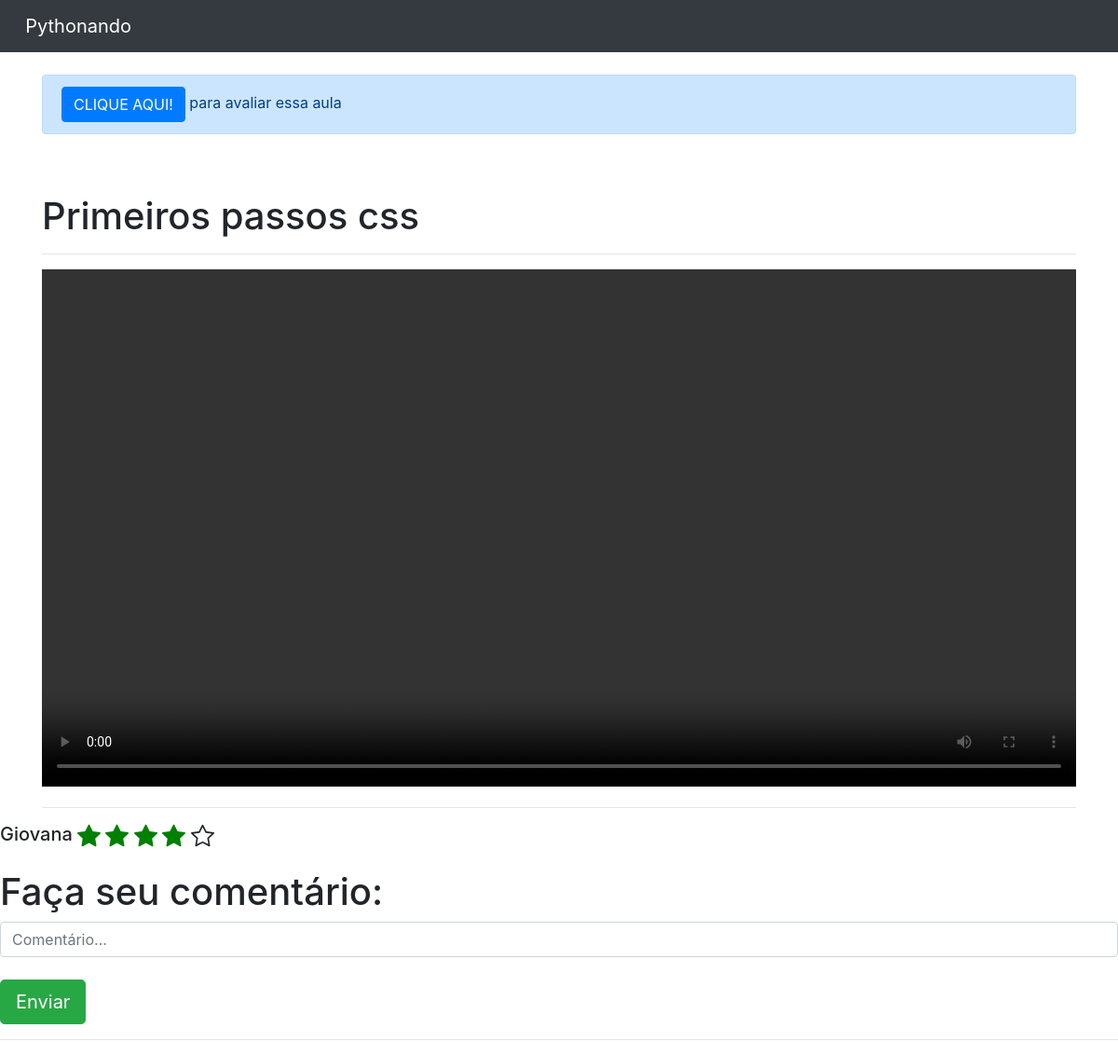
/home/aula/2 (signed in), run on the app's committed database.
### cursos/models.py (models this page shows, shortened)
class Aulas(models.Model):
    nome = models.CharField(max_length = 100)
    descricao = models.TextField()
    aula = models.FileField(upload_to = "aulas")
    curso = models.ForeignKey(Cursos, on_delete = models.DO_NOTHING)
    class Meta:
        verbose_name = "Aula"
        verbose_name_plural = "Aulas"

class NotasAulas(models.Model):
    choices = (
        ('p', 'Péssimo'),
        ('r', 'Ruim'),
        ('re', 'Regular'),
        ('b', 'bom'),
        ('o', 'Ótimo')
    )
    aula = models.ForeignKey(Aulas, on_delete=models.DO_NOTHING)
    nota = models.CharField(max_length=50, choices=choices)
    usuario = models.ForeignKey(Usuario, on_delete=models.DO_NOTHING)
    class Meta:
        verbose_name = "Notas aula"
        verbose_name_plural = "Notas Aulas"

### usuarios/models.py (models this page shows)
class Usuario(models.Model):
    nome = models.CharField(max_length = 50)
    email = models.EmailField()
    senha = models.CharField(max_length = 64)
    def __str__(self) -> str:
        return self.nome
    class Meta:
        verbose_name = "Usuario"
        verbose_name_plural = "Usuarios"

### cursos/views.py (the view)
# urls.py: path('aula/<int:id>', views.aula, name = 'aula'),
def aula(request, id):
    if request.session.get('usuario'):
        aula = Aulas.objects.get(id = id)
        usuario_id = request.session['usuario']
        comentarios = Comentarios.objects.filter(aula = aula).order_by('-data')
        request_usuario = request.session.get('usuario')
        usuario_avaliou = NotasAulas.objects.filter(aula_id = id).filter(usuario_id = request_usuario)
        avaliacoes = NotasAulas.objects.filter(aula_id = id) #exibir todas as avaliacoes
        return render(request, 'aula.html', {'aula': aula,
                                            'usuario_id': usuario_id,
                                            'comentarios': comentarios,
                                            'request_usuario': request_usuario,
                                            'usuario_avaliou': usuario_avaliou,
                                            'avaliacoes': avaliacoes})
    else:
        return redirect('/auth/login/?status=2')

### cursos/templatestags/filtros.py (called while the page is built)
@register.filter
def return_list(value, arg):
    return [i for i in range(int(arg))]

### cursos/templates/aula.html (shortened to what this page needs)
{% extends 'base.html'%}
{% load filtros %}
{% block 'body' %}
<div class="container">
    {% if not usuario_avaliou %}
    <br>
        <div class="alert alert-primary" role="alert">
            <button type="button" class="btn btn-primary" data-toggle="modal" data-target="#exampleModal">
                CLIQUE AQUI!
            </button> para avaliar essa aula
        </div>
    {% endif %}
    <br>
    <br>
    <h1>{{aula.nome}}</h1>
    <hr>
    <video  width="100%" controls>
        <source src="{{aula.aula.url}}" type="video/mp4">
    </video>
    <hr>
    </div>
    <div id="avaliacoes">
        {% for i in avaliacoes%}
        <h5 style="display: inline;">
            {{i.usuario}}
        </h5>
        <br>
        <br>
        {% endfor %}
    </div>
    <h1>Faça seu comentário: </h1>
    <input id="comentario" type="text" placeholder="Comentário..." class="form-control">
    <br>
    <input onclick="envia_comentario()" type="button" value="Enviar" class="btn btn-success btn-lg">
    <hr>
{% endblock %}

### data on the page
Aulas: nome "Primeiros passos css"
NotasAulas: usuario "Giovana", nota "b" (drawn)
